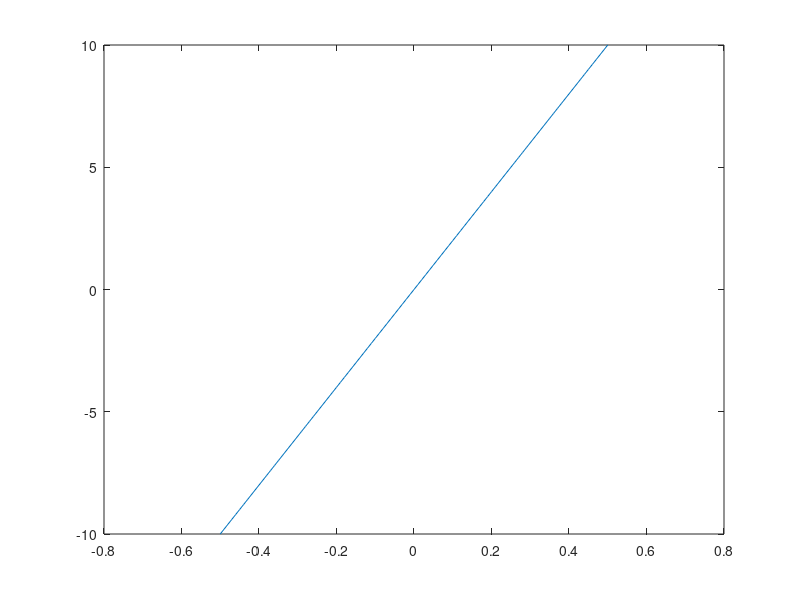

This figure's MATLAB source: (Note: this script raises an error after producing the figure.)
% Зададим массив значений для X
X = -0.5:0.01:0.5;
% Исходная прямая
Y = (-1)^2*20*X;
% Получили соответствующий массив значений для Y

% Выделим вещественную и мнимую часть функции Жуковского
% Данне функции описывают в какую координату отобразится изначальная
wX = 0.5*X.*(1 + 1./(X.^2+Y.^2));
wY = 0.5*Y.*(1 - 1./(X.^2+Y.^2));
% Выражаем функцию Жуковского через вещественную и мнимую часть
w = wX + 1i*wY;
% Найдем минимальное значение которое может принимать w
c = min(w);
ReC = real(c);
ImC = imag(c);
figure(1)
% Построим график исходной прямой 
plot(X,Y);
hold on;
% Построим отображение прямой через функцию Жуковского и отметим две точки
% минимума
plot(wX,wY, 'LineWidth', 1.6, 'Marker', 'square','MarkerEdgeColor', '#7E2F8E', 'MarkerIndices',[46 56]);
legend('y', 'w');
xlabel('x');
ylabel('y');
title('$w = \frac{1}{2}(1+\frac{1}{z})$', 'Interpreter', 'latex');





